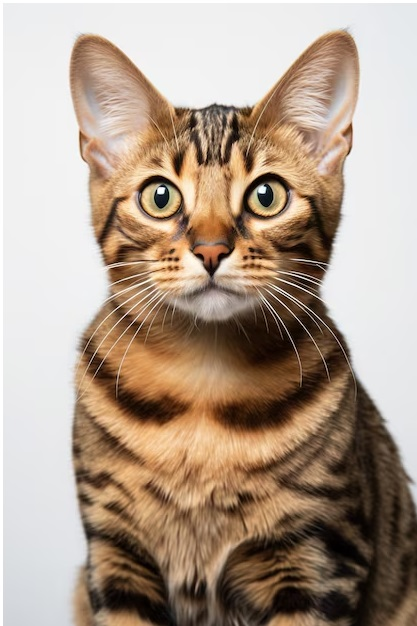
#> input picture image.jpg, 417 x 626 px
$ jupyter execute Actividad_2_M2_U2_L2_Ac2_Capa_convolucional.ipynb
#> lines starting #> are read from the running program, lines starting #| are printed output that depends on the picture
[cell 1]
#Ejemplo de cómo realizar la convolución de una imagen
#utilizando OpenCv en Python

import numpy as np
import cv2
from scipy.signal import convolve
from google.colab.patches import cv2_imshow

#Cargar la imagen
image = cv2.imread('image.jpg')
#> image is the input picture: shape (626, 417, 3); mean B, G, R 140.5, 156.7, 175.5

# Redimensionar la imagen
new_width = 200
new_height = 300
image_resized = cv2.resize(image, (new_width, new_height))
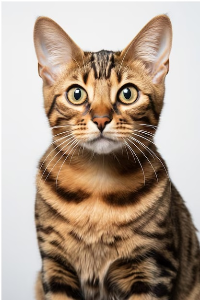
#> image_resized: shape (300, 200, 3); mean B, G, R 140.4, 156.6, 175.3

#Definir el kernel de la convolución
kernel = np.array([[0, 1, 0],
                   [-1, 5, -1],
                   [0, -1, 0]])

#Realizar la convolución
Colvolved_image = cv2.filter2D(image_resized, -1, kernel)
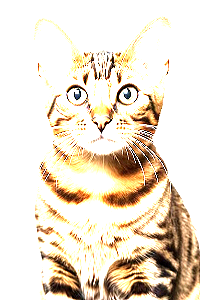
#> Colvolved_image: shape (300, 200, 3); mean B, G, R 206.6, 223.2, 234.9

#Mostrar la imagen original y la imagen convolucionada
print("Original Image")
cv2_imshow(image_resized)
print("Colvolved Image")
cv2_imshow(Colvolved_image)

[cell 2]
#Definir el kernel de la convolución
kernel = np.array([[0, 1, 1],
                   [-1, 1, -1],
                   [0, -1, 0]])

#Realizar la convolución
Colvolved_image = cv2.filter2D(image_resized, -1, kernel)
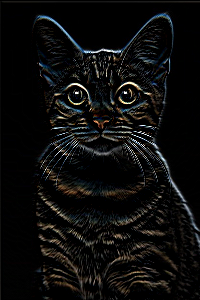
#> Colvolved_image: shape (300, 200, 3); mean B, G, R 12.2, 12.7, 12.9

#Mostrar la imagen original y la imagen convolucionada
print("Original Image")
cv2_imshow(image_resized)
print("Colvolved Image")
cv2_imshow(Colvolved_image)

[cell 3]
#Definir el kernel de la convolución
kernel = np.array([[0, 1, 1],
                   [0, 0, 0],
                   [0, -1, 0]])

#Realizar la convolución
Colvolved_image = cv2.filter2D(image_resized, -1, kernel)
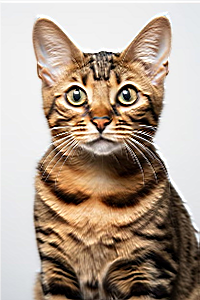
#> Colvolved_image: shape (300, 200, 3); mean B, G, R 142.1, 157.7, 175.6

#Mostrar la imagen original y la imagen convolucionada
print("Original Image")
cv2_imshow(image_resized)
print("Colvolved Image")
cv2_imshow(Colvolved_image)

[cell 4]
#Definir el kernel de la convolución
kernel = np.array([[0, 0, 1],
                   [-2, 0, 2],
                   [-1, 0, 1]])

#Realizar la convolución
Colvolved_image = cv2.filter2D(image_resized, -1, kernel)
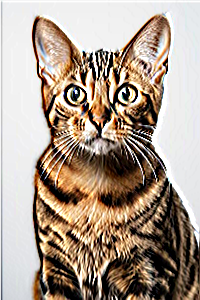
#> Colvolved_image: shape (300, 200, 3); mean B, G, R 141.9, 156, 172.1

#Mostrar la imagen original y la imagen convolucionada
print("Original Image")
cv2_imshow(image_resized)
print("Colvolved Image")
cv2_imshow(Colvolved_image)

[cell 5]
#Definir el kernel de la convolución
kernel = kernel.T  #Traspone el kernel anterior

#Realizar la convolución
Colvolved_image = cv2.filter2D(image_resized, -1, kernel)
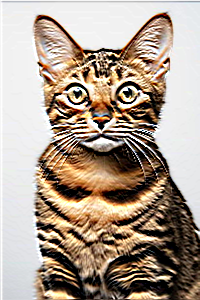
#> Colvolved_image: shape (300, 200, 3); mean B, G, R 143, 157.3, 172.8

#Mostrar la imagen original y la imagen convolucionada
print("Original Image")
cv2_imshow(image_resized)
print("Colvolved Image")
cv2_imshow(Colvolved_image)

$ run again, with Gatos.jpg copied over image.jpg
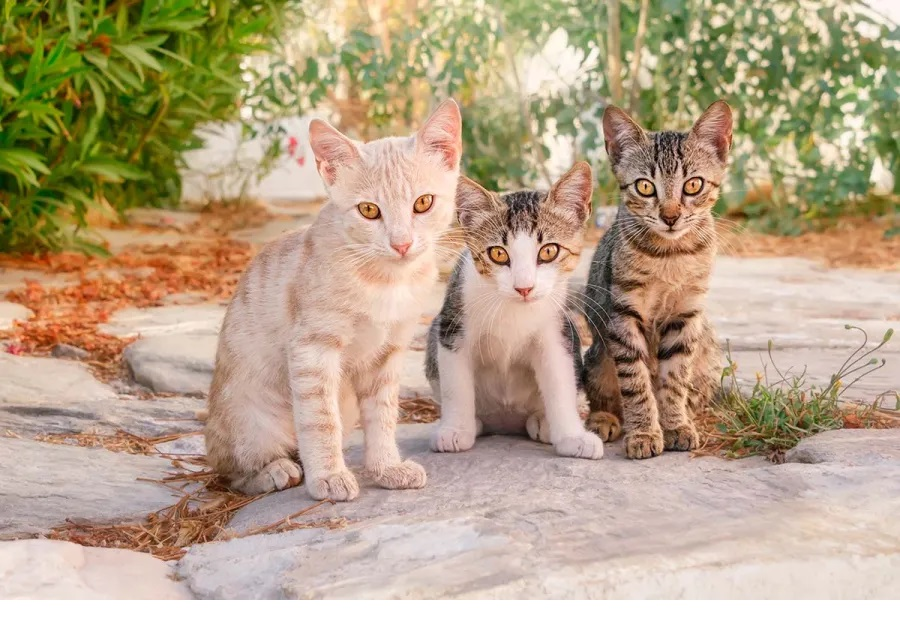
#> input picture Gatos.jpg, 900 x 626 px
#> image is the input picture: shape (626, 900, 3); mean B, G, R 136.9, 164.4, 183.9
#> `image_resized = cv2.resize(image, (new_width, new_height))`:
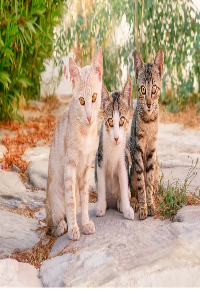
#> image_resized: shape (300, 200, 3); mean B, G, R 136.8, 164.2, 183.8
#> `Colvolved_image = cv2.filter2D(image_resized, -1, kernel)`:
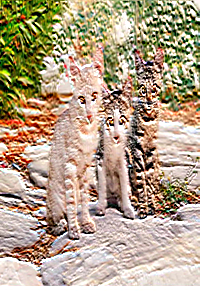
#> Colvolved_image: shape (300, 200, 3); mean B, G, R 139.8, 163.4, 180.9

$ run again, with Gatos_2.jpg copied over image.jpg
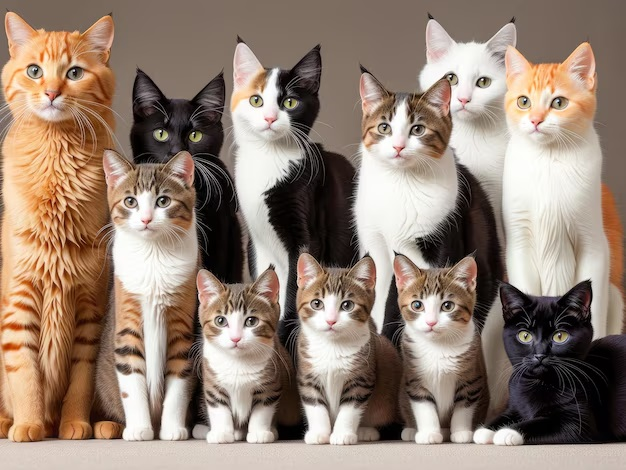
#> input picture Gatos_2.jpg, 626 x 470 px
#> image is the input picture: shape (470, 626, 3); mean B, G, R 116.6, 130.6, 149.6
#> `image_resized = cv2.resize(image, (new_width, new_height))`:
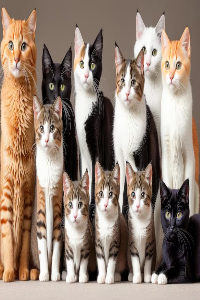
#> image_resized: shape (300, 200, 3); mean B, G, R 116.5, 130.5, 149.5
#> `Colvolved_image = cv2.filter2D(image_resized, -1, kernel)`:
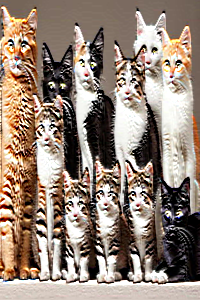
#> Colvolved_image: shape (300, 200, 3); mean B, G, R 119.2, 131.8, 148.9

$ run again, with Cuadro comparativo PCA y UMAP.png saved as image.jpg
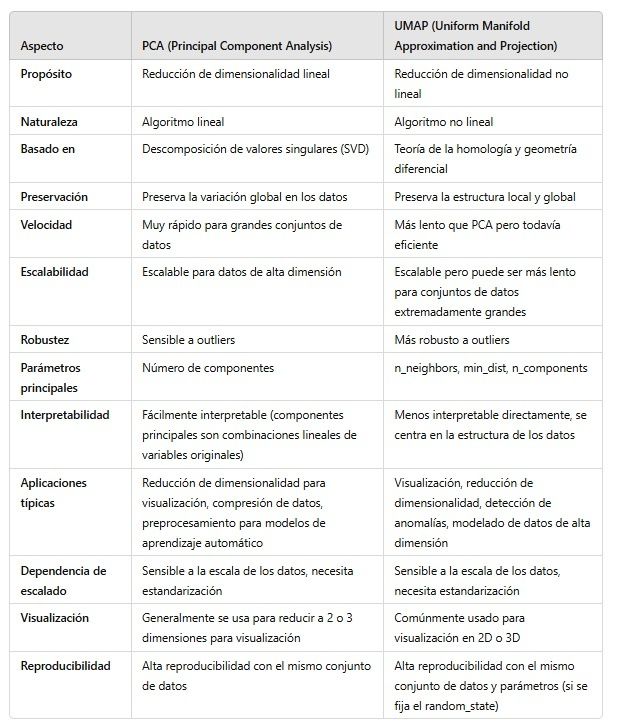
#> input picture Cuadro comparativo PCA y UMAP.png, 624 x 723 px
#> image is the input picture: shape (723, 624, 3); mean B, G, R 240, 240.6, 240.2
#> `Colvolved_image = cv2.filter2D(image_resized, -1, kernel)`:
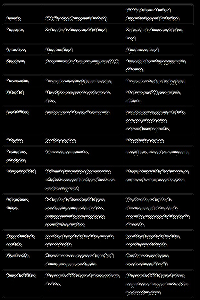
#> Colvolved_image: shape (300, 200, 3); mean B, G, R 16.1, 15.9, 16
#> `Colvolved_image = cv2.filter2D(image_resized, -1, kernel)`:
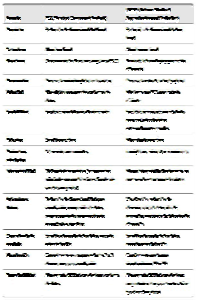
#> Colvolved_image: shape (300, 200, 3); mean B, G, R 223.9, 224.7, 224.2
